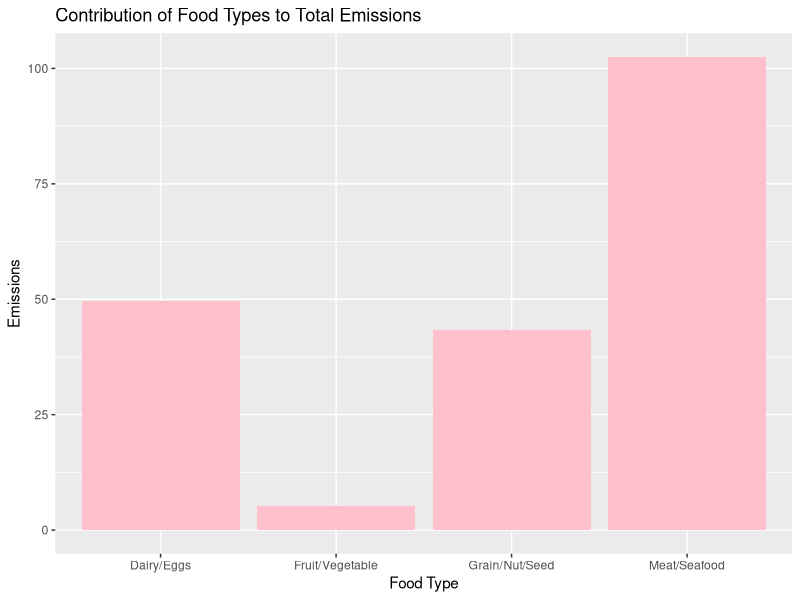

Reproduce this figure in R.
library(dplyr)
library(ggplot2)
library(readr)
food <- read_csv("HW2/food.csv")

food <- food %>%
  mutate(category = case_when(
    grepl("Beef|Lamb|Pig|Poultry|Fish", product, ignore.case = TRUE) ~ "Meat/Seafood",
    grepl("Potato|Tomato|Citrus|Banana|Apple|Berries|Onions|Root Vegetables|Brassicas", product, ignore.case = TRUE) ~ "Fruit/Vegetable",
    grepl("Dairy|Milk|Cheese|Eggs", product, ignore.case = TRUE) ~ "Dairy/Eggs",
    TRUE ~ "Grain/Nut/Seed")
    )%>%
  relocate(category, .after = product)

View(food)

ggplot(data = food, aes(x = category, y = Total_emissions)) +
  geom_bar(stat = "identity", fill = 'pink') +
  xlab("Food Type") +
  ylab("Emissions") +
  ggtitle("Contribution of Food Types to Total Emissions")

